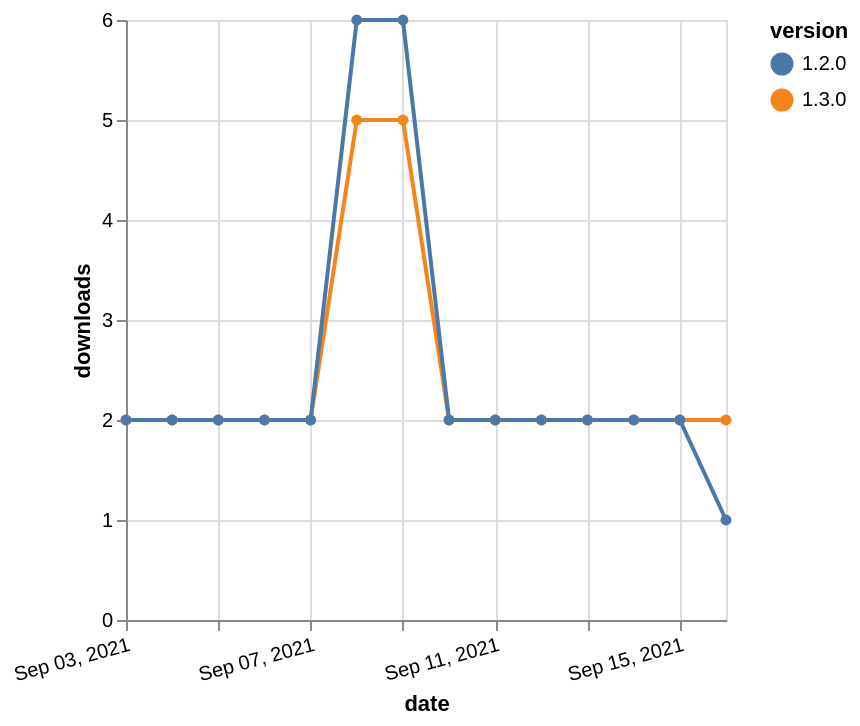

Specify this chart in Vega-Lite:
### Vega-Lite specification from a JSON file in a GitHub repository (floating-point values rounded to 4 significant figures)
{"$schema": "https://vega.github.io/schema/vega-lite/v5.json", "description": "A simple bar chart with embedded data.", "data": {"values": [{"date": "2021-09-03", "total": 2572, "delta": 2, "version": "1.3.0"}, {"date": "2021-09-04", "total": 2574, "delta": 2, "version": "1.3.0"}, {"date": "2021-09-05", "total": 2576, "delta": 2, "version": "1.3.0"}, {"date": "2021-09-06", "total": 2578, "delta": 2, "version": "1.3.0"}, {"date": "2021-09-07", "total": 2580, "delta": 2, "version": "1.3.0"}, {"date": "2021-09-08", "total": 2585, "delta": 5, "version": "1.3.0"}, {"date": "2021-09-09", "total": 2590, "delta": 5, "version": "1.3.0"}, {"date": "2021-09-10", "total": 2592, "delta": 2, "version": "1.3.0"}, {"date": "2021-09-11", "total": 2594, "delta": 2, "version": "1.3.0"}, {"date": "2021-09-12", "total": 2596, "delta": 2, "version": "1.3.0"}, {"date": "2021-09-13", "total": 2598, "delta": 2, "version": "1.3.0"}, {"date": "2021-09-14", "total": 2600, "delta": 2, "version": "1.3.0"}, {"date": "2021-09-15", "total": 2602, "delta": 2, "version": "1.3.0"}, {"date": "2021-09-16", "total": 2604, "delta": 2, "version": "1.3.0"}, {"date": "2021-09-03", "total": 2885, "delta": 2, "version": "1.2.0"}, {"date": "2021-09-04", "total": 2887, "delta": 2, "version": "1.2.0"}, {"date": "2021-09-05", "total": 2889, "delta": 2, "version": "1.2.0"}, {"date": "2021-09-06", "total": 2891, "delta": 2, "version": "1.2.0"}, {"date": "2021-09-07", "total": 2893, "delta": 2, "version": "1.2.0"}, {"date": "2021-09-08", "total": 2899, "delta": 6, "version": "1.2.0"}, {"date": "2021-09-09", "total": 2905, "delta": 6, "version": "1.2.0"}, {"date": "2021-09-10", "total": 2907, "delta": 2, "version": "1.2.0"}, {"date": "2021-09-11", "total": 2909, "delta": 2, "version": "1.2.0"}, {"date": "2021-09-12", "total": 2911, "delta": 2, "version": "1.2.0"}, {"date": "2021-09-13", "total": 2913, "delta": 2, "version": "1.2.0"}, {"date": "2021-09-14", "total": 2915, "delta": 2, "version": "1.2.0"}, {"date": "2021-09-15", "total": 2917, "delta": 2, "version": "1.2.0"}, {"date": "2021-09-16", "total": 2918, "delta": 1, "version": "1.2.0"}]}, "width": "container", "mark": {"type": "line", "point": {"filled": true}}, "encoding": {"x": {"field": "date", "type": "temporal", "timeUnit": "yearmonthdate", "title": "date", "axis": {"labelAngle": -15}}, "y": {"field": "delta", "type": "quantitative", "title": "downloads"}, "color": {"field": "version", "type": "nominal"}, "tooltip": {"field": "delta"}}}
